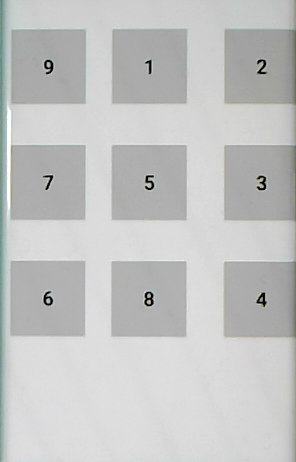
#> input picture test.png, 296 x 462 px
$ jupyter execute --allow-errors Untitled.ipynb   (shell and % lines are left out)   (older library calls are emulated)
#> lines starting #> are read from the running program, lines starting #| are printed output that depends on the picture; after the words box and inside, x2 and y2 are one past the last pixel; in counts of white or black regions, pixels touching at a corner belong together
[cell 1]
from matplotlib import pyplot as plt
import numpy as np
import cv2
from sklearn.externals import joblib
#> (the rest of this cell did not finish here and is left out)

#> (a cell that did not finish here is left out)

[cell 3]
# [6 lines of commented-out code are left out]
im = cv2.imread("test.png")
#> im is the input picture: shape (462, 296, 3); mean B, G, R 195.2, 196, 195.2
gray = cv2.cvtColor(im, cv2.COLOR_BGR2GRAY)
blur = cv2.GaussianBlur(gray, (5,5), 0)
ret, th = cv2.threshold(blur, 100, 300, cv2.THRESH_BINARY_INV)
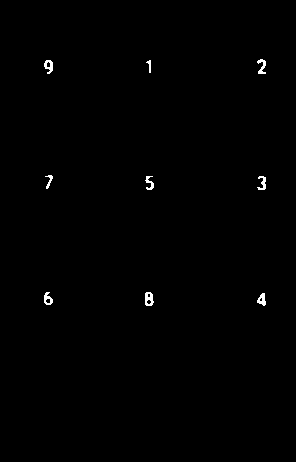
#> th: shape (462, 296); 0.43% white in thin lines or dots, all inside (x1, y1, x2, y2) = (44, 59, 266, 306)
plt.imshow(th)
#gray2 = cv2.bilateralFilter(gray, 11, 17, 17)
#edged = cv2.Canny(gray2,30, 40)
#plt.imshow(edged, cmap='gray')
cv2.waitKey(10)

[cell 4]
_, ctrs, hier = cv2.findContours(th.copy(), cv2.RETR_EXTERNAL, cv2.CHAIN_APPROX_NONE)
#> ctrs = 9 contours, 1 with area under 20; largest, box (x1, y1, x2, y2) and area: (145, 292, 154, 306) 90, (44, 60, 53, 74) 70, (44, 292, 53, 305) 66, (257, 293, 266, 306) 60, (257, 59, 266, 74) 48, (257, 176, 266, 190) 42, (145, 176, 154, 190) 38, (45, 175, 53, 189) 26
ctrs
#> Out has the same summary as ctrs

[cell 5]
rects = [cv2.boundingRect(ctr) for ctr in ctrs]
#> rects = [(257, 293, 9, 13), (145, 292, 9, 14), (44, 292, 9, 13), (257, 176, 9, 14), (145, 176, 9, 14), (45, 175, 8, 14), (146, 60, 5, 13), (44, 60, 9, 14), (257, 59, 9, 15)]
rects = sorted(rects, key=lambda x:x[0] + x[1] * 10)
#> rects = [(44, 60, 9, 14), (146, 60, 5, 13), (257, 59, 9, 15), (45, 175, 8, 14), (145, 176, 9, 14), (257, 176, 9, 14), (44, 292, 9, 13), (145, 292, 9, 14), (257, 293, 9, 13)]
imgs = []
im2 = im.copy()
for rect in rects:
    if rect[2] * rect[3] > 50 and rect[2]*rect[3] < 200:
        cv2.rectangle(im, (rect[0], rect[1]), (rect[0] + rect[2], rect[1] + rect[3]), (0, 255, 0), 3)
        imgs.append(im2[rect[1]:rect[1]+rect[3], rect[0]:rect[0]+rect[2]])
        print(rect)
#> this loop made 9 passes
#| (44, 60, 9, 14)
#| (146, 60, 5, 13)
#| (257, 59, 9, 15)
#| (45, 175, 8, 14)
#| (145, 176, 9, 14)
#| (257, 176, 9, 14)
#| (44, 292, 9, 13)
#| (145, 292, 9, 14)
#> (further printed lines are left out)
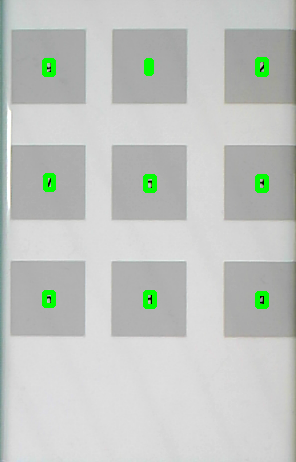
#> im: shape (462, 296, 3); 1.38% of pixels changed, all inside (x1, y1, x2, y2) = (42, 57, 269, 309)
#> after the loop, imgs = 9 items
plt.imshow(im)

[cell 6]
plt.imshow(imgs[5])
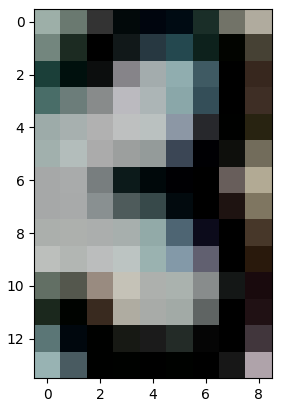
#> figure drawn by matplotlib, 1 panel
